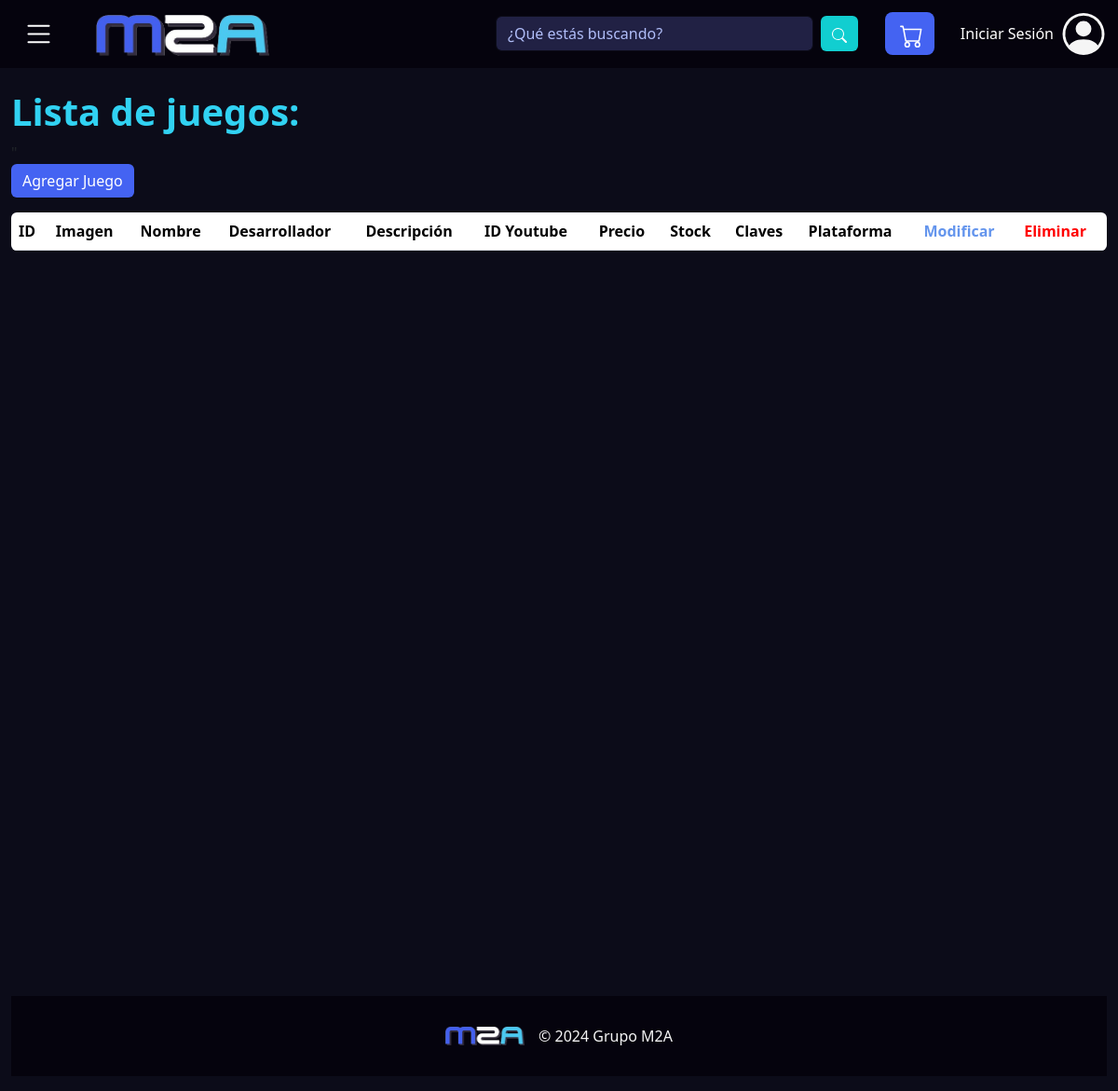
Before: /listadoJuegos with the older database file.
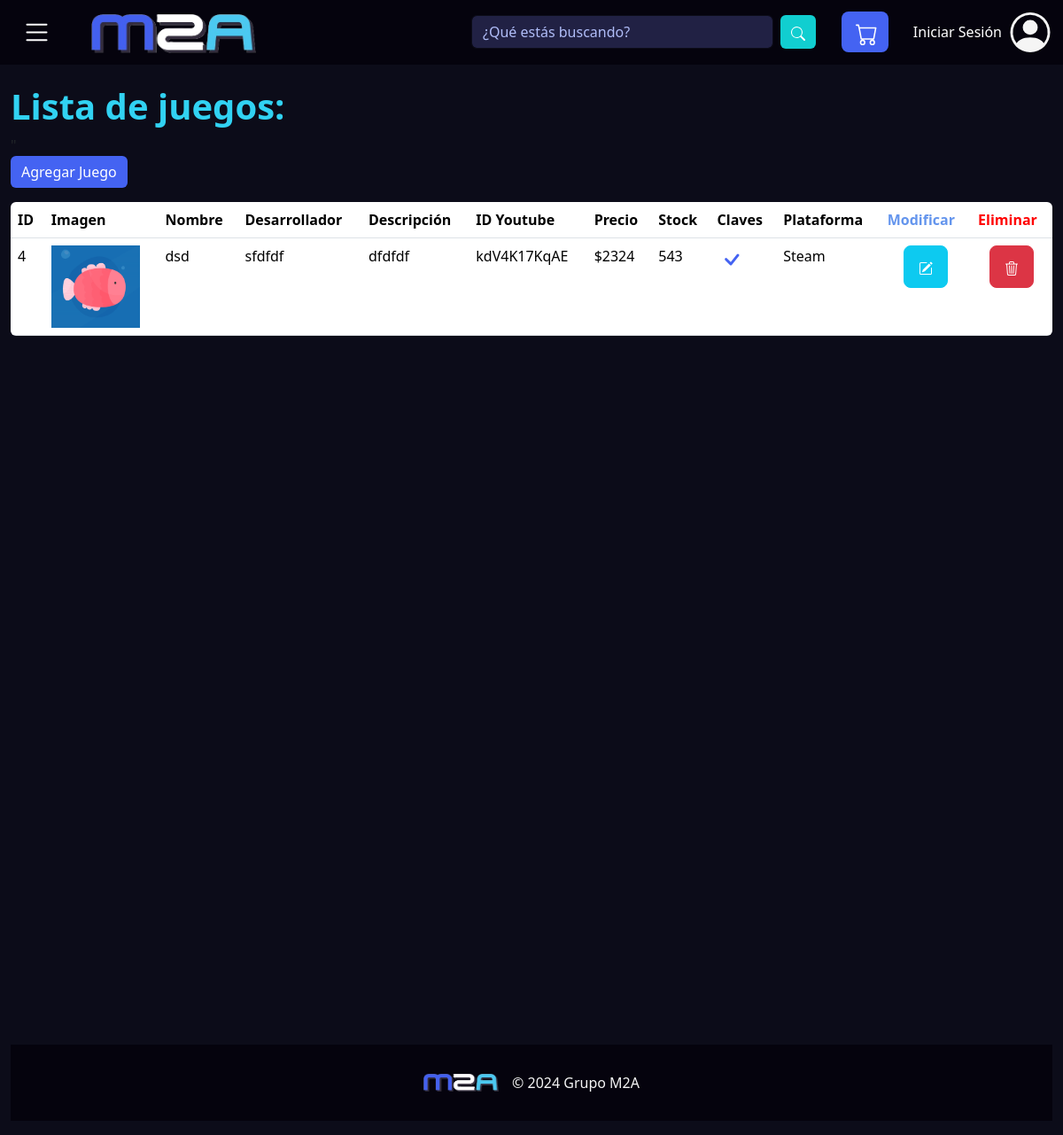
After: the same page with the newer database file.
### Store/models.py (models this page shows)
class Juego(models.Model):
    idJuego       = models.AutoField(primary_key=True)
    nombre        = models.CharField(max_length=50)
    desarrollador = models.CharField(max_length=50)
    descripcion   = models.CharField(max_length=550)
    imagen        = models.ImageField(upload_to='juegos/imagenes')
    ytVidId       = models.CharField(max_length=11, null=True)
    precio        = models.IntegerField()
    stock         = models.IntegerField()
    clave         = models.FileField(upload_to='juegos/archivos_zip/',null= False)
    tipoClave     = models.ForeignKey('tipoClave', on_delete=models.CASCADE)

class tipoClave(models.Model):
    idTipo        = models.IntegerField(primary_key=True)
    nombre        = models.CharField(max_length=20)

### Store/views.py (the view)
# urls.py: path('listadoJuegos', views.listadoJuegos, name='listadoJuegos'),
def listadoJuegos(request):
    juegos = Juego.objects.all()
    tipoClaves = tipoClave.objects.all()
    context = {
    'juegos': juegos,
    'tipoClaves': tipoClaves
    }
    return render(request, 'listadoJuegos.html', context)

### Store/templates/listadoJuegos.html (shortened to what this page needs)
{% extends "plantilla_base.html" %}
{% block contenido %}
<h1 class="pt-5 mt-5" style="font-weight:bold; color:#31d2f2">Lista de juegos:</h1>
<table class="table table-resposive mb-0">
    <tr class="listado" >
        <th >ID</th>
        <th >Imagen</th>
        <th >Nombre</th>
        <th >Desarrollador</th>
        <th >Descripción</th>"
        <th >ID Youtube</th>
        <th >Precio</th>
        <th >Stock</th>
        <th >Claves</th>
        <th >Plataforma</th>
        <th style="color: cornflowerblue">Modificar</th>
        <th style="color:red" >Eliminar</th>
    </tr>
    {%for juego in juegos%}
        <td > {{juego.idJuego}} </td>
        <td ><a href="{{juego.idJuego}}"><img src="{{juego.imagen.url}}" alt="No disponible" style="max-width: 100px; max-height: 140px;"></a></td>
        <td >{{juego.nombre}}</td>
        <td >{{juego.desarrollador}}</td>
        <td >{{juego.descripcion}}</td>
        <td >{{juego.ytVidId}}</td>
        <td >${{juego.precio}}</td>
        <td >{{juego.stock}}</td>
        <td >{%if juego.clave %}
            <svg xmlns="http://www.w3.org/2000/svg" width="32" height="32" fill="currentColor" class="bi bi-check text-center" viewBox="0 0 16 16" style="color: #4463f2;">
            <path d="M10.97 4.97a.75.75 0 0 1 1.07 1.05l-3.99 4.99a.75.75 0 0 1-1.08.02L4.324 8.384a.75.75 0 1 1 1.06-1.06l2.094 2.093 3.473-4.425z"/>
            </svg>
            {%endif%}
        </td>
        <td>{{juego.tipoClave.nombre}}
        </td>
        <td class="text-center"><a href="{% url 'modificarJuego' idJuego=juego.idJuego %}" class="btn btn-info btn-lg">
        </a></td>
        <td class="text-center"><a href="{% url 'eliminarJuego' idJuego=juego.idJuego %}" class="btn btn-danger btn-lg" style="color:white">
        </a></td>
    {%endfor%}
        <a href="{%url 'registroJuegos' %}"><button class="btn btnAgregar btn-success mb-3" id="btnAgregar" style="background-color: #4463f2;border: none;">Agregar Juego</button></a>
    <table class="table table-resposive">
        <div class="container-fluid d-flex flex-column min-vh-100">
          </div>
{%endblock%}

Changed rows visible on the page:
added Juego: idJuego "4", imagen (picture), nombre "dsd", desarrollador "sfdfdf", descripcion "dfdfdf", ytVidId "kdV4K17KqAE", precio "2324", stock "543", tipoClave.nombre "Steam"
